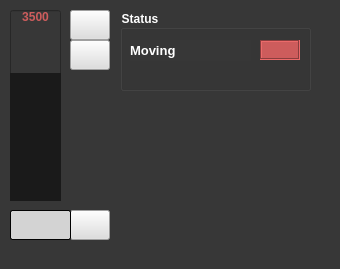
<?xml version="1.0" encoding="UTF-8"?>
<ui version="4.0">
 <class>MainWindow</class>
 <widget class="QMainWindow" name="MainWindow">
  <property name="geometry">
   <rect>
    <x>0</x>
    <y>0</y>
    <width>340</width>
    <height>269</height>
   </rect>
  </property>
  <property name="windowTitle">
   <string>Focuser</string>
  </property>
  <property name="styleSheet">
   <string notr="true">background-color: rgb(55, 55, 55);</string>
  </property>
  <widget class="QWidget" name="centralwidget">
   <widget class="QPushButton" name="btnMove">
    <property name="geometry">
     <rect>
      <x>70</x>
      <y>210</y>
      <width>40</width>
      <height>30</height>
     </rect>
    </property>
    <property name="font">
     <font>
      <weight>75</weight>
      <bold>true</bold>
     </font>
    </property>
    <property name="toolTip">
     <string>Go to</string>
    </property>
    <property name="styleSheet">
     <string notr="true">background-color: rgb(222, 222, 222);</string>
    </property>
    <property name="text">
     <string/>
    </property>
    <property name="icon">
     <iconset>
      <normaloff>../../../BlackStar/src/assets/icons/start.ico</normaloff>../../../BlackStar/src/assets/icons/start.ico</iconset>
    </property>
   </widget>
   <widget class="QPushButton" name="btnDown">
    <property name="geometry">
     <rect>
      <x>70</x>
      <y>40</y>
      <width>40</width>
      <height>30</height>
     </rect>
    </property>
    <property name="font">
     <font>
      <pointsize>13</pointsize>
      <weight>75</weight>
      <bold>true</bold>
     </font>
    </property>
    <property name="toolTip">
     <string>Focus Down</string>
    </property>
    <property name="styleSheet">
     <string notr="true">background-color: rgb(222, 222, 222);</string>
    </property>
    <property name="text">
     <string/>
    </property>
    <property name="icon">
     <iconset>
      <normaloff>../../../BlackStar/src/assets/icons/down.png</normaloff>../../../BlackStar/src/assets/icons/down.png</iconset>
    </property>
   </widget>
   <widget class="QProgressBar" name="BarFocuser">
    <property name="geometry">
     <rect>
      <x>10</x>
      <y>10</y>
      <width>51</width>
      <height>191</height>
     </rect>
    </property>
    <property name="font">
     <font>
      <weight>75</weight>
      <bold>true</bold>
     </font>
    </property>
    <property name="layoutDirection">
     <enum>Qt::LeftToRight</enum>
    </property>
    <property name="autoFillBackground">
     <bool>false</bool>
    </property>
    <property name="styleSheet">
     <string notr="true">QProgressBar::chunk {background-color: rgb(26, 26, 26)}
QProgressBar { color: indianred; }</string>
    </property>
    <property name="minimum">
     <number>-10000</number>
    </property>
    <property name="maximum">
     <number>10000</number>
    </property>
    <property name="value">
     <number>3500</number>
    </property>
    <property name="alignment">
     <set>Qt::AlignHCenter|Qt::AlignTop</set>
    </property>
    <property name="textVisible">
     <bool>true</bool>
    </property>
    <property name="orientation">
     <enum>Qt::Vertical</enum>
    </property>
    <property name="invertedAppearance">
     <bool>false</bool>
    </property>
    <property name="textDirection">
     <enum>QProgressBar::TopToBottom</enum>
    </property>
    <property name="format">
     <string>%v</string>
    </property>
   </widget>
   <widget class="QPushButton" name="btnUp">
    <property name="geometry">
     <rect>
      <x>70</x>
      <y>10</y>
      <width>40</width>
      <height>30</height>
     </rect>
    </property>
    <property name="font">
     <font>
      <pointsize>11</pointsize>
      <weight>75</weight>
      <bold>true</bold>
     </font>
    </property>
    <property name="toolTip">
     <string>Focus Up</string>
    </property>
    <property name="styleSheet">
     <string notr="true">background-color: rgb(222, 222, 222);</string>
    </property>
    <property name="text">
     <string/>
    </property>
    <property name="icon">
     <iconset>
      <normaloff>../../../BlackStar/src/assets/icons/ups.png</normaloff>../../../BlackStar/src/assets/icons/ups.png</iconset>
    </property>
   </widget>
   <widget class="QLineEdit" name="txtMov">
    <property name="geometry">
     <rect>
      <x>10</x>
      <y>210</y>
      <width>61</width>
      <height>30</height>
     </rect>
    </property>
    <property name="font">
     <font>
      <family>Calibri Light</family>
      <pointsize>9</pointsize>
      <weight>75</weight>
      <bold>true</bold>
     </font>
    </property>
    <property name="styleSheet">
     <string notr="true">QLineEdit {
background-color: lightgrey;
border: 1px solid rgb(2,2,2);
border-radius: 2px;

}</string>
    </property>
    <property name="alignment">
     <set>Qt::AlignCenter</set>
    </property>
    <property name="placeholderText">
     <string/>
    </property>
   </widget>
   <widget class="QGroupBox" name="groupBox">
    <property name="geometry">
     <rect>
      <x>120</x>
      <y>10</y>
      <width>191</width>
      <height>81</height>
     </rect>
    </property>
    <property name="font">
     <font>
      <pointsize>9</pointsize>
      <weight>75</weight>
      <bold>true</bold>
     </font>
    </property>
    <property name="styleSheet">
     <string notr="true">color: rgb(255, 255, 255);</string>
    </property>
    <property name="title">
     <string>Status</string>
    </property>
    <widget class="QLabel" name="statMov">
     <property name="geometry">
      <rect>
       <x>140</x>
       <y>30</y>
       <width>40</width>
       <height>20</height>
      </rect>
     </property>
     <property name="toolTip">
      <string>Status</string>
     </property>
     <property name="whatsThis">
      <string/>
     </property>
     <property name="autoFillBackground">
      <bool>false</bool>
     </property>
     <property name="styleSheet">
      <string notr="true">background-color: indianred</string>
     </property>
     <property name="frameShape">
      <enum>QFrame::Box</enum>
     </property>
     <property name="frameShadow">
      <enum>QFrame::Sunken</enum>
     </property>
     <property name="text">
      <string/>
     </property>
     <property name="alignment">
      <set>Qt::AlignCenter</set>
     </property>
    </widget>
    <widget class="QLabel" name="label">
     <property name="geometry">
      <rect>
       <x>10</x>
       <y>30</y>
       <width>121</width>
       <height>21</height>
      </rect>
     </property>
     <property name="font">
      <font>
       <pointsize>10</pointsize>
       <weight>75</weight>
       <bold>true</bold>
      </font>
     </property>
     <property name="text">
      <string>Moving</string>
     </property>
    </widget>
   </widget>
   <widget class="QLabel" name="label_2">
    <property name="geometry">
     <rect>
      <x>240</x>
      <y>120</y>
      <width>71</width>
      <height>121</height>
     </rect>
    </property>
    <property name="text">
     <string/>
    </property>
    <property name="pixmap">
     <pixmap>../img/logoLna.png</pixmap>
    </property>
    <property name="scaledContents">
     <bool>true</bool>
    </property>
   </widget>
  </widget>
 </widget>
 <resources/>
 <connections/>
</ui>
